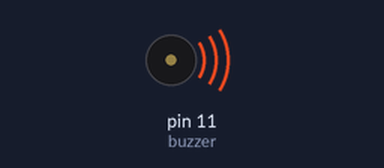
The sketch below on a simulated Arduino Uno, built with avr-gcc and run on an emulated ATmega328P. Parts: buzzer (waves = sounding).

Above: at 0.1 s.
Timing chart, 0 to 40.0 s (numbered marks = the images above):
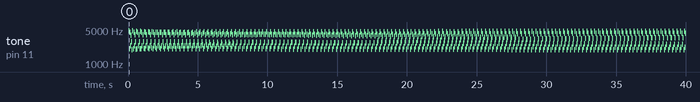

Measured:
- by itself, tone on pin 11 (buzzer): plays 4862 Hz for 0.04 s, 2070 Hz for 0.04 s, 4532 Hz for 0.04 s, 2371 Hz for 0.04 s, 3937 Hz for 0.04 s, 2884 Hz for 0.04 s … (920 notes in this stretch)

The sketch:

blaster_buzzer.ino
```cpp
int buzzer = 11;

void setup() {
   pinMode(buzzer,OUTPUT);

}

void loop() {
  spaceGun(300);
  delay(1);

}


void spaceGun(int maximun) {
  for(int i=0; i < maximun; i++) {
    digitalWrite(buzzer,HIGH);
    delayMicroseconds(i);
    digitalWrite(buzzer,LOW);
    delayMicroseconds(i);

  }
}
```
